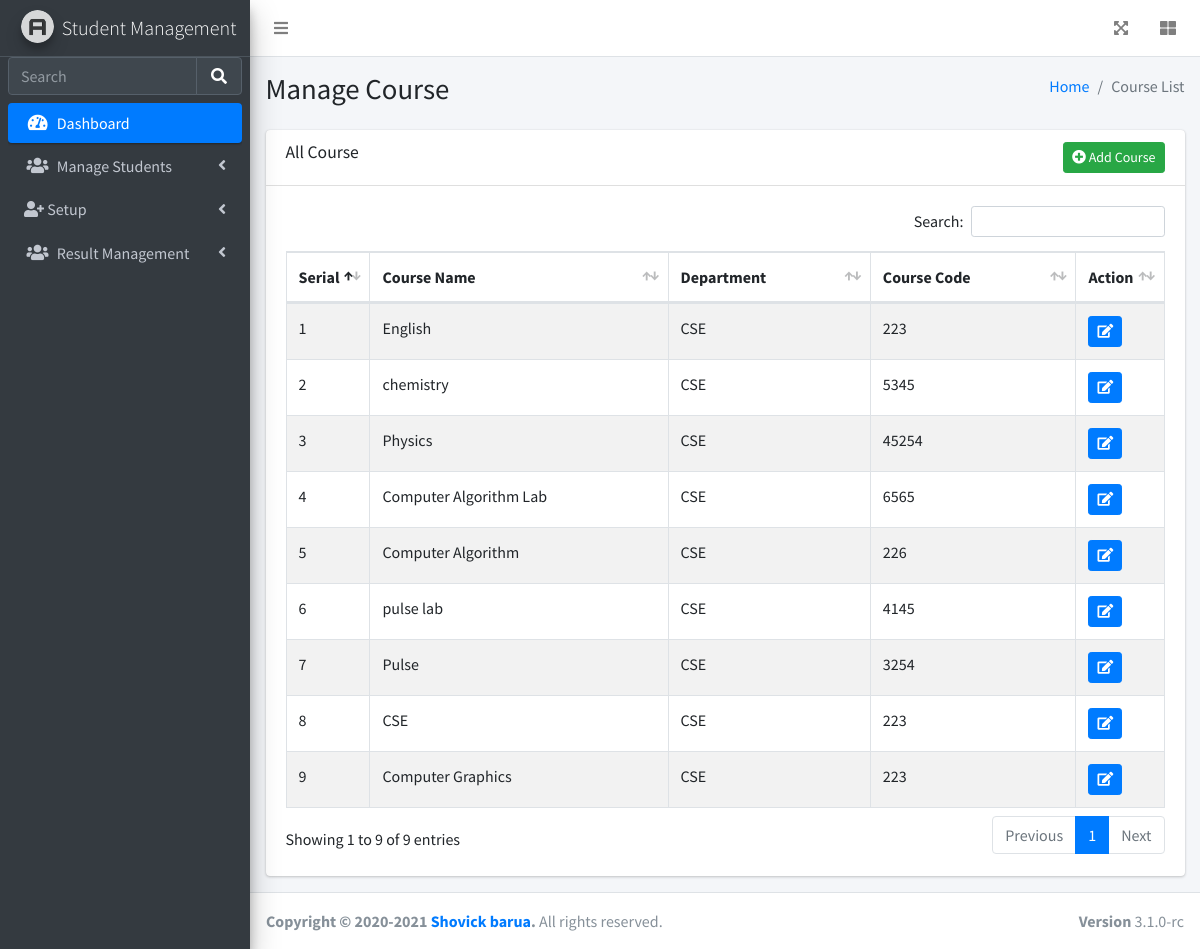
Page /sub_list.php (signed in) on the committed database.
### tables this page shows
CREATE TABLE `subject` (
  `id` int(11) NOT NULL,
  `name` varchar(255) NOT NULL,
  `group_id` int(100) NOT NULL,
  `code` varchar(100) NOT NULL
);

CREATE TABLE `stugroup` (
  `id` int(11) NOT NULL,
  `name` varchar(255) NOT NULL
);

### sub_list.php (the view, shortened to what this page needs)
<?php
include('includes/header.php');
include('includes/menu.php');
?>
  <div class="content-wrapper">
    <div class="content-header">
      <div class="container-fluid">
        <div class="row mb-2">
          <div class="col-sm-6">
            <h1 class="m-0">Manage Course</h1>
          </div>
          <div class="col-sm-6">
            <ol class="breadcrumb float-sm-right">
              <li class="breadcrumb-item"><a href="#">Home</a></li>
              <li class="breadcrumb-item active">Course List</li>
            </ol>
          </div>
        </div>
      </div>
    </div>
    <div class="content">
      <div class="container-fluid">
		<div class="row">
			<div class="col-lg-12">
				<div class="card">
				  <div class="card-header">
					<h3 class="card-title">All Course</h3>
					<a href="add_sub.php" class="btn btn-success float-right btn-sm"><i class="fa fa-plus-circle"></i> Add Course </a>
				  </div>
					<div class="card-body">
						<table id="example1" class="table table-bordered table-striped">
						  <thead>
						  <tr>
							<th width="7%">Serial</th>
							<th>Course Name</th>
							<th>Department</th>
							<th>Course Code</th>
							<th width="10%">Action</th>
						  </tr>
						  </thead>
						  <tbody>
						  <?php
							$sql = "SELECT subject.id, subject.name as subName , subject.code, stugroup.name as grpName FROM `subject`
							JOIN stugroup on subject.group_id = stugroup.id ORDER by subject.id DESC";
							$result = $con->query($sql);
							$index=1;
							if($result->num_rows > 0){
							  while($row = $result->fetch_assoc()){
							?>
							  <tr>
								<td><?php echo $index++; ?></td>
								<td><?php echo $row['subName']; ?></td>
								<td><?php echo $row['grpName']; ?></td>
								<td><?php echo $row['code']; ?></td>
								<td>
								<a title="Edit" href="add_sub.php?id=<?php echo $row['id']; ?>" class="btn btn-primary btn-sm"><i class="fa fa-edit"></i></a>
								</td>
							  </tr>
							<?php
							  }
							}
						  ?>
						  </tbody>
						</table>
					</div>
				</div>
			</div>
		</div>
      </div>
    </div>
  </div>
<?php
include('includes/footer.php');
?>

### rows in the picture
subject: name "English", stugroup.name "CSE", code "223"
subject: name "chemistry", stugroup.name "CSE", code "5345"
subject: name "Physics", stugroup.name "CSE", code "45254"
subject: name "Computer Algorithm Lab", stugroup.name "CSE", code "6565"
subject: name "Computer Algorithm", stugroup.name "CSE", code "226"
subject: name "pulse lab", stugroup.name "CSE", code "4145"
subject: name "Pulse", stugroup.name "CSE", code "3254"
subject: name "CSE", stugroup.name "CSE", code "223"
subject: name "Computer Graphics", stugroup.name "CSE", code "223"
